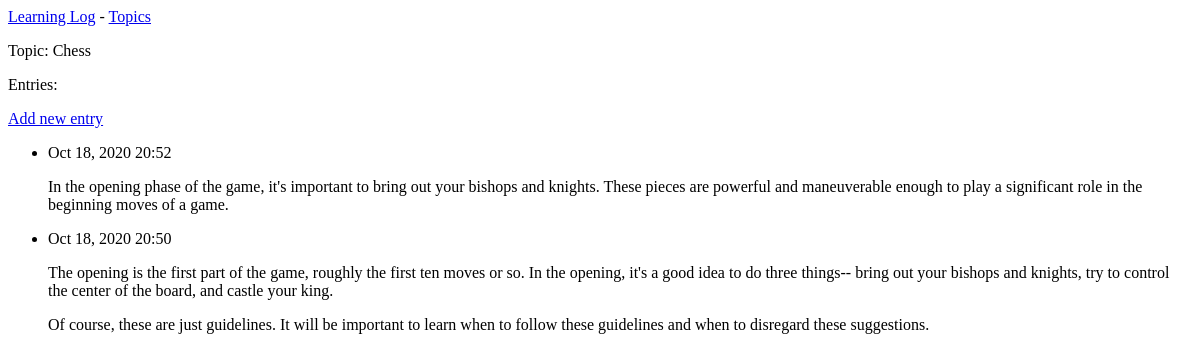
Page /topics/1/ on the earlier database version.
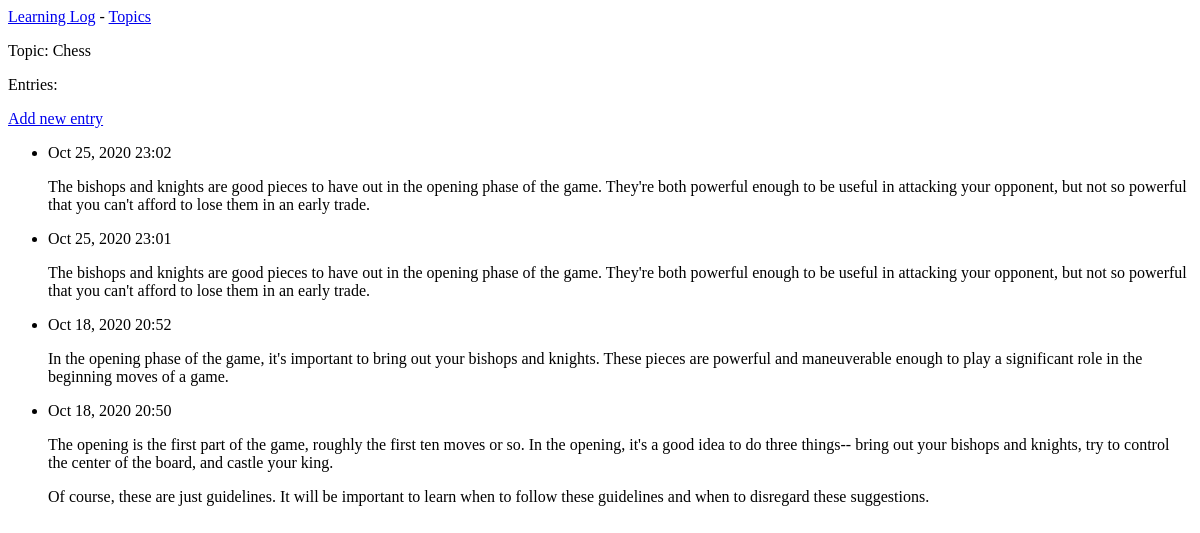
Same page on the later database version.
### learning_logs/models.py (models this page shows, shortened)
class Topic(models.Model):
  text = models.CharField(max_length=200)
  date_added = models.DateTimeField(auto_now_add=True)
  def __str__(self):
    return self.text

class Entry(models.Model):
  topic = models.ForeignKey(Topic, on_delete=models.CASCADE)
  text = models.TextField()
  date_added = models.DateTimeField(auto_now_add=True)
  class Meta:
    verbose_name_plural = 'entries'

### learning_logs/views.py (the view)
# urls.py: path('topics/<int:topic_id>/', views.topic, name='topic'),
def topic(request, topic_id):
  topic = Topic.objects.get(id=topic_id)
  entries = topic.entry_set.order_by('-date_added')
  context = {
    'topic': topic,
    'entries': entries
  }
  return render(request, 'learning_logs/topic.html', context)

### learning_logs/templates/learning_logs/topic.html
{% extends "learning_logs/base.html" %}
{% block content %}
  <p>Topic: {{ topic }}</p>
  <p>Entries:</p>
  <p>
    <a href="{% url 'learning_logs:new_entry' topic.id %}">Add new entry</a>
  </p>
  <ul>
    {% for entry in entries %}
      <li>
        <p>{{ entry.date_added|date:'M d, Y H:i' }}</p>
        <p>{{ entry.text|linebreaks }}</p>
      </li>
    {% empty %}
      <li>There are no entries for this topic yet.</li>
    {% endfor %}
  </ul>
{% endblock content %}

### learning_logs/templates/learning_logs/base.html
<p>
  <a href="{% url 'learning_logs:index' %}">Learning Log</a> -
  <a href="{% url 'learning_logs:topics' %}">Topics</a>
</p>
{% block content %}{% endblock content %}

Differences in the rows shown:
added Entry: date_added "Oct 25, 2020 23:02", text "The bishops and knights are good pieces to have out in the opening phase of the game. They're both powerful enough to be useful in attacking your opponent, but not so powerful that you can't afford to lose them in an early trade."
added Entry: date_added "Oct 25, 2020 23:01", text "The bishops and knights are good pieces to have out in the opening phase of the game. They're both powerful enough to be useful in attacking your opponent, but not so powerful that you can't afford to lose them in an early trade."
